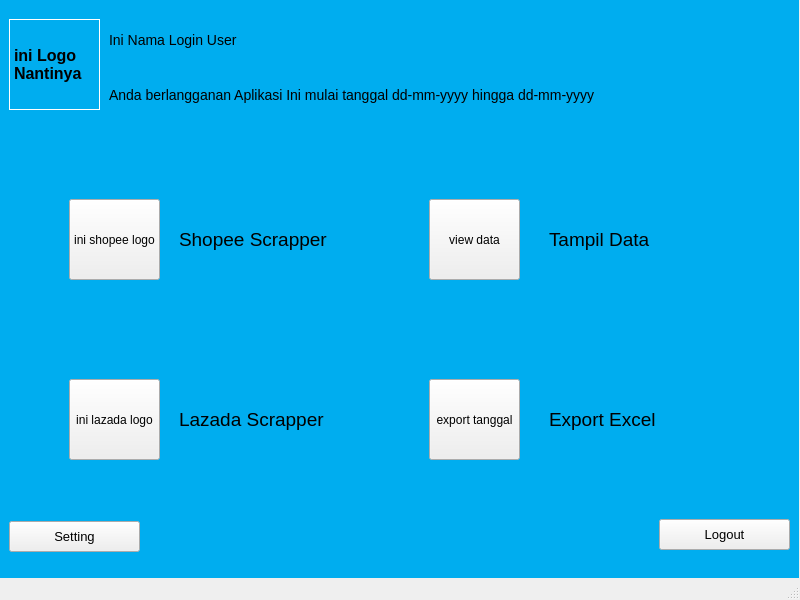
<?xml version="1.0" encoding="UTF-8"?>
<ui version="4.0">
 <class>indexMenu</class>
 <widget class="QMainWindow" name="indexMenu">
  <property name="geometry">
   <rect>
    <x>0</x>
    <y>0</y>
    <width>800</width>
    <height>600</height>
   </rect>
  </property>
  <property name="maximumSize">
   <size>
    <width>800</width>
    <height>600</height>
   </size>
  </property>
  <property name="windowTitle">
   <string>SIMAKET</string>
  </property>
  <widget class="QWidget" name="centralwidget">
   <widget class="QWidget" name="widget" native="true">
    <property name="geometry">
     <rect>
      <x>-1</x>
      <y>-1</y>
      <width>800</width>
      <height>600</height>
     </rect>
    </property>
    <property name="maximumSize">
     <size>
      <width>800</width>
      <height>600</height>
     </size>
    </property>
    <widget class="QLabel" name="label">
     <property name="geometry">
      <rect>
       <x>0</x>
       <y>0</y>
       <width>800</width>
       <height>600</height>
      </rect>
     </property>
     <property name="maximumSize">
      <size>
       <width>800</width>
       <height>600</height>
      </size>
     </property>
     <property name="styleSheet">
      <string notr="true">background-color: rgb(0, 173, 239);</string>
     </property>
     <property name="text">
      <string/>
     </property>
    </widget>
    <widget class="QLabel" name="label_2">
     <property name="geometry">
      <rect>
       <x>10</x>
       <y>20</y>
       <width>91</width>
       <height>91</height>
      </rect>
     </property>
     <property name="font">
      <font>
       <pointsize>12</pointsize>
       <weight>75</weight>
       <bold>true</bold>
      </font>
     </property>
     <property name="styleSheet">
      <string notr="true">border:1px solid white;</string>
     </property>
     <property name="text">
      <string>ini Logo Nantinya</string>
     </property>
     <property name="wordWrap">
      <bool>true</bool>
     </property>
    </widget>
    <widget class="QLabel" name="lblNama">
     <property name="geometry">
      <rect>
       <x>110</x>
       <y>25</y>
       <width>691</width>
       <height>31</height>
      </rect>
     </property>
     <property name="styleSheet">
      <string notr="true">font-size:14px;
font-weight:350;</string>
     </property>
     <property name="text">
      <string>Ini Nama Login User</string>
     </property>
    </widget>
    <widget class="QLabel" name="lblSubsribe">
     <property name="geometry">
      <rect>
       <x>110</x>
       <y>80</y>
       <width>691</width>
       <height>31</height>
      </rect>
     </property>
     <property name="styleSheet">
      <string notr="true">font-size:14px;
font-weight:250;</string>
     </property>
     <property name="text">
      <string>Anda berlangganan Aplikasi Ini mulai tanggal dd-mm-yyyy hingga dd-mm-yyyy</string>
     </property>
    </widget>
    <widget class="QPushButton" name="btnShopee">
     <property name="geometry">
      <rect>
       <x>70</x>
       <y>200</y>
       <width>91</width>
       <height>81</height>
      </rect>
     </property>
     <property name="text">
      <string>ini shopee logo</string>
     </property>
    </widget>
    <widget class="QPushButton" name="btnLazada">
     <property name="geometry">
      <rect>
       <x>70</x>
       <y>380</y>
       <width>91</width>
       <height>81</height>
      </rect>
     </property>
     <property name="text">
      <string>ini lazada logo</string>
     </property>
    </widget>
    <widget class="QPushButton" name="btnTampil">
     <property name="geometry">
      <rect>
       <x>430</x>
       <y>200</y>
       <width>91</width>
       <height>81</height>
      </rect>
     </property>
     <property name="text">
      <string>view data</string>
     </property>
    </widget>
    <widget class="QPushButton" name="btnExport">
     <property name="geometry">
      <rect>
       <x>430</x>
       <y>380</y>
       <width>91</width>
       <height>81</height>
      </rect>
     </property>
     <property name="text">
      <string>export tanggal</string>
     </property>
    </widget>
    <widget class="QLabel" name="label_3">
     <property name="geometry">
      <rect>
       <x>180</x>
       <y>230</y>
       <width>161</width>
       <height>21</height>
      </rect>
     </property>
     <property name="font">
      <font>
       <pointsize>14</pointsize>
       <weight>50</weight>
       <bold>false</bold>
      </font>
     </property>
     <property name="text">
      <string>Shopee Scrapper</string>
     </property>
    </widget>
    <widget class="QLabel" name="label_4">
     <property name="geometry">
      <rect>
       <x>180</x>
       <y>410</y>
       <width>161</width>
       <height>21</height>
      </rect>
     </property>
     <property name="font">
      <font>
       <pointsize>14</pointsize>
       <weight>50</weight>
       <bold>false</bold>
      </font>
     </property>
     <property name="text">
      <string>Lazada Scrapper</string>
     </property>
    </widget>
    <widget class="QLabel" name="label_5">
     <property name="geometry">
      <rect>
       <x>550</x>
       <y>230</y>
       <width>161</width>
       <height>21</height>
      </rect>
     </property>
     <property name="font">
      <font>
       <pointsize>14</pointsize>
       <weight>50</weight>
       <bold>false</bold>
      </font>
     </property>
     <property name="text">
      <string>Tampil Data</string>
     </property>
    </widget>
    <widget class="QLabel" name="label_6">
     <property name="geometry">
      <rect>
       <x>550</x>
       <y>410</y>
       <width>161</width>
       <height>21</height>
      </rect>
     </property>
     <property name="font">
      <font>
       <pointsize>14</pointsize>
       <weight>50</weight>
       <bold>false</bold>
      </font>
     </property>
     <property name="text">
      <string>Export Excel</string>
     </property>
    </widget>
    <widget class="QPushButton" name="btnSetting">
     <property name="geometry">
      <rect>
       <x>10</x>
       <y>522</y>
       <width>131</width>
       <height>31</height>
      </rect>
     </property>
     <property name="styleSheet">
      <string notr="true">font-size:13px;
</string>
     </property>
     <property name="text">
      <string>Setting</string>
     </property>
    </widget>
    <widget class="QPushButton" name="btnLogout">
     <property name="geometry">
      <rect>
       <x>660</x>
       <y>520</y>
       <width>131</width>
       <height>31</height>
      </rect>
     </property>
     <property name="styleSheet">
      <string notr="true">font-size:13px;
</string>
     </property>
     <property name="text">
      <string>Logout</string>
     </property>
    </widget>
   </widget>
  </widget>
  <widget class="QMenuBar" name="menubar">
   <property name="geometry">
    <rect>
     <x>0</x>
     <y>0</y>
     <width>800</width>
     <height>21</height>
    </rect>
   </property>
  </widget>
  <widget class="QStatusBar" name="statusbar"/>
 </widget>
 <resources/>
 <connections/>
</ui>
